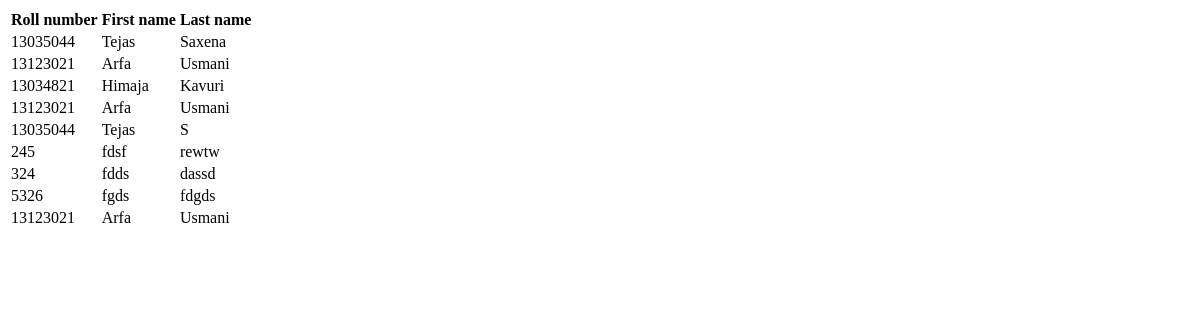
/list/, run on an earlier commit of the app's database.
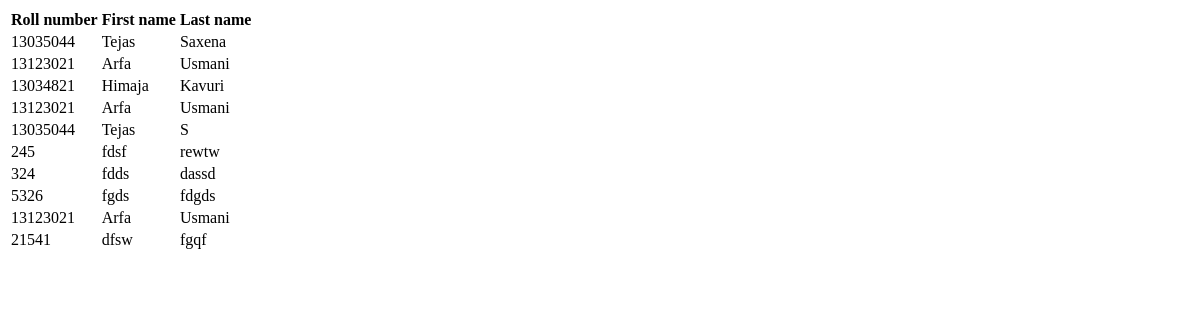
And on a later commit of the database.
### newsletter/models.py (models this page shows, shortened)
class SignUp(models.Model):
	first_name = models.CharField(max_length=50)
	middle_name = models.CharField(max_length=50, blank=True, null=True)
	last_name = models.CharField(max_length=50, blank=True, null=True)
	roll_no = models.CharField(max_length=50)
	timestamp = models.DateTimeField(auto_now_add=True, auto_now=False)
	updated = models.DateTimeField(auto_now_add=False, auto_now=True)

### newsletter/views.py (the view)
# urls.py: url(r'^list/$', 'newsletter.views.list', name='list'),
def list(request):
	sign_ups = SignUp.objects.all()
	context = {"users":sign_ups}
	return render(request, "list.html", context)

### templates/list.html (shortened to what this page needs)
<html>
<head>
</head>
<body>
<table>
    <tr>
        <th>Roll number</th>
        <th>First name</th>
        <th>Last name</th>
    </tr>
    {% for item in users %}
    <tr>
        <td>{{ item.roll_no }}</td>
        <td>{{ item.first_name }}</td>
        <td>{{ item.last_name }}</td>
        {% endfor %}
    </tr>
</table>
</body>
</html>

What changed in the data, as far as the page shows it:
added SignUp: roll_no "21541", first_name "dfsw", last_name "fgqf"
